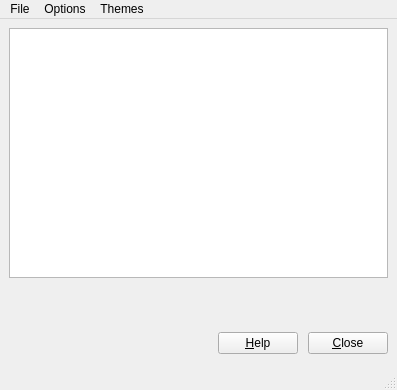
<?xml version="1.0" encoding="UTF-8"?>
<ui version="4.0">
 <class>MainWindow</class>
 <widget class="QMainWindow" name="MainWindow">
  <property name="geometry">
   <rect>
    <x>0</x>
    <y>0</y>
    <width>397</width>
    <height>390</height>
   </rect>
  </property>
  <property name="minimumSize">
   <size>
    <width>397</width>
    <height>390</height>
   </size>
  </property>
  <property name="windowTitle">
   <string>MainWindow</string>
  </property>
  <property name="windowIcon">
   <iconset resource="resource.qrc">
    <normaloff>:/img/icon-256.png</normaloff>:/img/icon-256.png</iconset>
  </property>
  <property name="locale">
   <locale language="English" country="UnitedStates"/>
  </property>
  <widget class="QWidget" name="centralwidget">
   <layout class="QVBoxLayout" name="verticalLayout">
    <item>
     <widget class="QTextEdit" name="textEdit">
      <property name="minimumSize">
       <size>
        <width>375</width>
        <height>250</height>
       </size>
      </property>
     </widget>
    </item>
    <item>
     <spacer name="verticalSpacer">
      <property name="orientation">
       <enum>Qt::Vertical</enum>
      </property>
      <property name="sizeHint" stdset="0">
       <size>
        <width>20</width>
        <height>40</height>
       </size>
      </property>
     </spacer>
    </item>
    <item>
     <layout class="QHBoxLayout" name="horizontalLayout">
      <property name="spacing">
       <number>10</number>
      </property>
      <property name="topMargin">
       <number>5</number>
      </property>
      <property name="bottomMargin">
       <number>5</number>
      </property>
      <item>
       <spacer name="horizontalSpacer">
        <property name="orientation">
         <enum>Qt::Horizontal</enum>
        </property>
        <property name="sizeHint" stdset="0">
         <size>
          <width>40</width>
          <height>20</height>
         </size>
        </property>
       </spacer>
      </item>
      <item>
       <widget class="QPushButton" name="btnHelp">
        <property name="minimumSize">
         <size>
          <width>80</width>
          <height>20</height>
         </size>
        </property>
        <property name="text">
         <string>&amp;Help</string>
        </property>
       </widget>
      </item>
      <item>
       <widget class="QPushButton" name="btnClose">
        <property name="minimumSize">
         <size>
          <width>80</width>
          <height>20</height>
         </size>
        </property>
        <property name="text">
         <string>&amp;Close</string>
        </property>
       </widget>
      </item>
     </layout>
    </item>
   </layout>
  </widget>
  <widget class="QMenuBar" name="menuBar">
   <property name="geometry">
    <rect>
     <x>0</x>
     <y>0</y>
     <width>397</width>
     <height>17</height>
    </rect>
   </property>
   <widget class="QMenu" name="menuFile">
    <property name="title">
     <string>File</string>
    </property>
    <addaction name="actionNew"/>
    <addaction name="actionOpen"/>
    <addaction name="actionOpen_read_only"/>
    <addaction name="actionSave"/>
    <addaction name="separator"/>
    <addaction name="actionExit"/>
   </widget>
   <widget class="QMenu" name="menuOptions">
    <property name="title">
     <string>Options</string>
    </property>
    <addaction name="actionHelp"/>
    <addaction name="separator"/>
    <addaction name="actionEnglish"/>
    <addaction name="actionRussian"/>
    <addaction name="separator"/>
   </widget>
   <widget class="QMenu" name="menuThemes">
    <property name="title">
     <string>Themes</string>
    </property>
    <addaction name="actionClientor"/>
    <addaction name="actionDtor"/>
    <addaction name="actionMaterial_blue"/>
    <addaction name="actionMaterial_dark"/>
    <addaction name="actionNeonButtons"/>
    <addaction name="actionUbuntu"/>
    <addaction name="separator"/>
    <addaction name="actionRestoreTheme"/>
   </widget>
   <addaction name="menuFile"/>
   <addaction name="menuOptions"/>
   <addaction name="menuThemes"/>
  </widget>
  <widget class="QStatusBar" name="statusBar"/>
  <action name="actionNew">
   <property name="text">
    <string>&amp;New</string>
   </property>
  </action>
  <action name="actionOpen">
   <property name="text">
    <string>&amp;Open</string>
   </property>
  </action>
  <action name="actionOpen_read_only">
   <property name="text">
    <string>Open (read only)</string>
   </property>
  </action>
  <action name="actionSave">
   <property name="text">
    <string>&amp;Save</string>
   </property>
  </action>
  <action name="actionExit">
   <property name="text">
    <string>&amp;Exit</string>
   </property>
  </action>
  <action name="actionHelp">
   <property name="text">
    <string>Help</string>
   </property>
  </action>
  <action name="actionEnglish">
   <property name="text">
    <string>English</string>
   </property>
  </action>
  <action name="actionRussian">
   <property name="text">
    <string>Russian</string>
   </property>
  </action>
  <action name="actionClientor">
   <property name="text">
    <string>Clientor</string>
   </property>
  </action>
  <action name="actionDtor">
   <property name="text">
    <string>Dtor</string>
   </property>
  </action>
  <action name="actionMaterial_blue">
   <property name="text">
    <string>Material-blue</string>
   </property>
  </action>
  <action name="actionMaterial_dark">
   <property name="text">
    <string>Material-dark</string>
   </property>
  </action>
  <action name="actionNeonButtons">
   <property name="text">
    <string>NeonButtons</string>
   </property>
  </action>
  <action name="actionUbuntu">
   <property name="text">
    <string>Ubuntu</string>
   </property>
  </action>
  <action name="actionRestoreTheme">
   <property name="text">
    <string>Restore defaults</string>
   </property>
  </action>
 </widget>
 <resources>
  <include location="resource.qrc"/>
 </resources>
 <connections/>
</ui>
